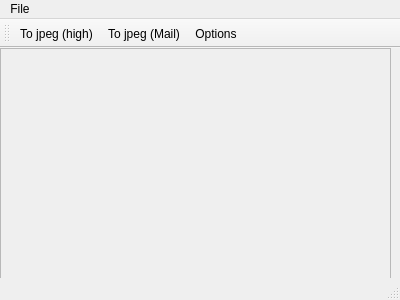
<?xml version="1.0" encoding="UTF-8"?>
<ui version="4.0">
 <class>MainWindow</class>
 <widget class="QMainWindow" name="MainWindow">
  <property name="geometry">
   <rect>
    <x>0</x>
    <y>0</y>
    <width>400</width>
    <height>300</height>
   </rect>
  </property>
  <property name="windowTitle">
   <string>Imraw</string>
  </property>
  <widget class="QWidget" name="centralWidget">
   <widget class="QScrollArea" name="scrollArea">
    <property name="geometry">
     <rect>
      <x>0</x>
      <y>0</y>
      <width>391</width>
      <height>231</height>
     </rect>
    </property>
    <property name="verticalScrollBarPolicy">
     <enum>Qt::ScrollBarAsNeeded</enum>
    </property>
    <property name="horizontalScrollBarPolicy">
     <enum>Qt::ScrollBarAsNeeded</enum>
    </property>
    <property name="widgetResizable">
     <bool>true</bool>
    </property>
    <widget class="QWidget" name="scrollAreaWidgetContents">
     <property name="geometry">
      <rect>
       <x>0</x>
       <y>0</y>
       <width>389</width>
       <height>229</height>
      </rect>
     </property>
     <widget class="QLabel" name="label">
      <property name="geometry">
       <rect>
        <x>2</x>
        <y>-1</y>
        <width>391</width>
        <height>231</height>
       </rect>
      </property>
      <property name="text">
       <string/>
      </property>
      <property name="scaledContents">
       <bool>true</bool>
      </property>
     </widget>
    </widget>
   </widget>
  </widget>
  <widget class="QMenuBar" name="menuBar">
   <property name="geometry">
    <rect>
     <x>0</x>
     <y>0</y>
     <width>400</width>
     <height>25</height>
    </rect>
   </property>
   <widget class="QMenu" name="menuFile">
    <property name="title">
     <string>File</string>
    </property>
    <addaction name="actionOpen"/>
    <addaction name="separator"/>
    <addaction name="actionTo_jpeg_high"/>
    <addaction name="actionTo_jpeg_Mail"/>
    <addaction name="actionOptions"/>
    <addaction name="separator"/>
    <addaction name="actionExit"/>
   </widget>
   <addaction name="menuFile"/>
  </widget>
  <widget class="QToolBar" name="mainToolBar">
   <attribute name="toolBarArea">
    <enum>TopToolBarArea</enum>
   </attribute>
   <attribute name="toolBarBreak">
    <bool>true</bool>
   </attribute>
   <addaction name="actionTo_jpeg_high"/>
   <addaction name="actionTo_jpeg_Mail"/>
   <addaction name="actionOptions"/>
  </widget>
  <widget class="QStatusBar" name="statusBar"/>
  <action name="actionOpen">
   <property name="text">
    <string>Open</string>
   </property>
  </action>
  <action name="actionTo_jpeg_high">
   <property name="text">
    <string>To jpeg (high)</string>
   </property>
  </action>
  <action name="actionTo_jpeg_Mail">
   <property name="text">
    <string>To jpeg (Mail)</string>
   </property>
  </action>
  <action name="actionExit">
   <property name="text">
    <string>Exit</string>
   </property>
  </action>
  <action name="actionOptions">
   <property name="text">
    <string>Options</string>
   </property>
  </action>
 </widget>
 <layoutdefault spacing="6" margin="11"/>
 <resources/>
 <connections/>
</ui>
